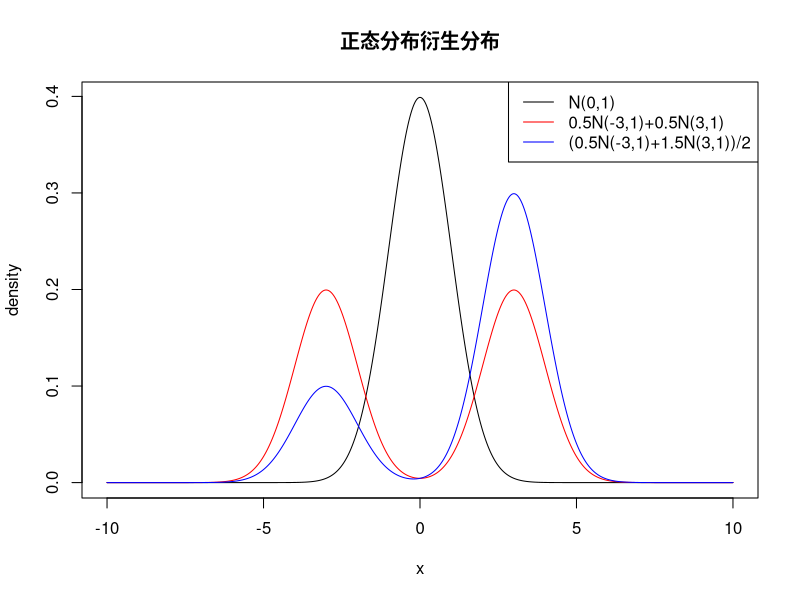

Source code (R):
# 生成正态分布的衍生分布
seq10000 <- seq(from = -10, to = 10, length.out = 10000)
plot(x = seq10000, y = dnorm(x = seq10000), type = 'l',
     main = '正态分布衍生分布', xlab = 'x', ylab = 'density')

a <- 0.5
b <- 0.5
d <- a * dnorm(x = seq10000, mean = -3, sd = 1) +
  b * dnorm(x = seq10000, mean = 3, sd = 1)
lines(x = seq10000, y = d, type = 'l', col = 'red')

a <- 0.5
b <- 1.5
d <- a * dnorm(x = seq10000, mean = -3, sd = 1) +
  b * dnorm(x = seq10000, mean = 3, sd = 1)
lines(x = seq10000, y = d/(a+b), type = 'l', col = 'blue')
legend("topright",
       legend = c("N(0,1)", 
                  '0.5N(-3,1)+0.5N(3,1)',
                  '(0.5N(-3,1)+1.5N(3,1))/2'),
       lty = 1,
       col = c('black','red', 'blue'))





